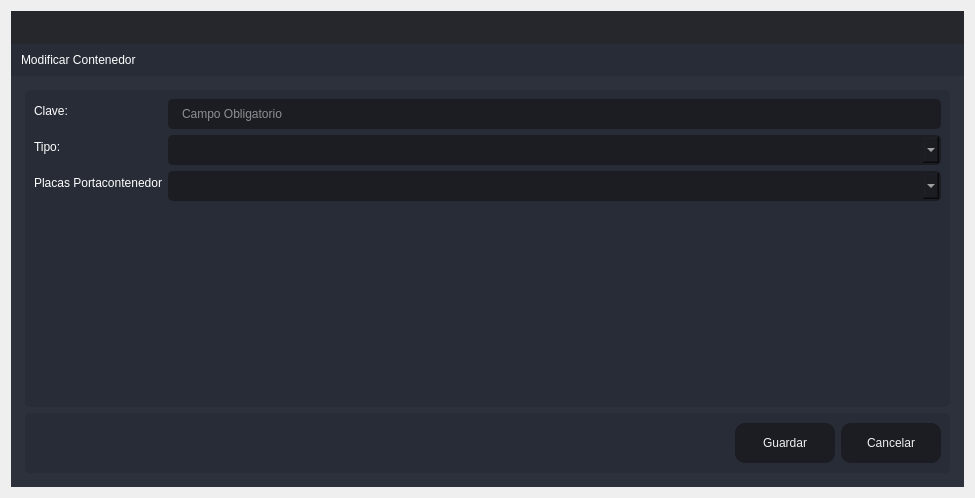
<?xml version="1.0" encoding="UTF-8"?>
<ui version="4.0">
 <class>Create_Contenedor</class>
 <widget class="QDialog" name="Create_Contenedor">
  <property name="windowModality">
   <enum>Qt::ApplicationModal</enum>
  </property>
  <property name="geometry">
   <rect>
    <x>0</x>
    <y>0</y>
    <width>975</width>
    <height>498</height>
   </rect>
  </property>
  <property name="windowTitle">
   <string>Agregar</string>
  </property>
  <layout class="QVBoxLayout" name="verticalLayout_6">
   <item>
    <widget class="QFrame" name="frame_main">
     <property name="styleSheet">
      <string notr="true">/* LINE EDIT */
QLineEdit {
	background-color: rgb(27, 29, 35);
	border-radius: 5px;
	border: 2px solid rgb(27, 29, 35);
	padding-left: 10px;
}
QLineEdit:hover {
	border: 2px solid rgb(64, 71, 88);
}
QLineEdit:focus {
	border: 2px solid rgb(91, 101, 124);
}

/* SCROLL BARS */
QScrollBar:horizontal {
    border: none;
    background: rgb(52, 59, 72);
    height: 14px;
    margin: 0px 21px 0 21px;
	border-radius: 0px;
}
QScrollBar::handle:horizontal {
    background: rgb(85, 170, 255);
    min-width: 25px;
	border-radius: 7px
}
QScrollBar::add-line:horizontal {
    border: none;
    background: rgb(55, 63, 77);
    width: 20px;
	border-top-right-radius: 7px;
    border-bottom-right-radius: 7px;
    subcontrol-position: right;
    subcontrol-origin: margin;
}
QScrollBar::sub-line:horizontal {
    border: none;
    background: rgb(55, 63, 77);
    width: 20px;
	border-top-left-radius: 7px;
    border-bottom-left-radius: 7px;
    subcontrol-position: left;
    subcontrol-origin: margin;
}
QScrollBar::up-arrow:horizontal, QScrollBar::down-arrow:horizontal
{
     background: none;
}
QScrollBar::add-page:horizontal, QScrollBar::sub-page:horizontal
{
     background: none;
}
 QScrollBar:vertical {
	border: none;
    background: rgb(52, 59, 72);
    width: 14px;
    margin: 21px 0 21px 0;
	border-radius: 0px;
 }
 QScrollBar::handle:vertical {	
	background: rgb(85, 170, 255);
    min-height: 25px;
	border-radius: 7px
 }
 QScrollBar::add-line:vertical {
     border: none;
    background: rgb(55, 63, 77);
     height: 20px;
	border-bottom-left-radius: 7px;
    border-bottom-right-radius: 7px;
     subcontrol-position: bottom;
     subcontrol-origin: margin;
 }
 QScrollBar::sub-line:vertical {
	border: none;
    background: rgb(55, 63, 77);
     height: 20px;
	border-top-left-radius: 7px;
    border-top-right-radius: 7px;
     subcontrol-position: top;
     subcontrol-origin: margin;
 }
 QScrollBar::up-arrow:vertical, QScrollBar::down-arrow:vertical {
     background: none;
 }

 QScrollBar::add-page:vertical, QScrollBar::sub-page:vertical {
     background: none;
 }

/* CHECKBOX */
QCheckBox::indicator {
    border: 3px solid rgb(52, 59, 72);
	width: 15px;
	height: 15px;
	border-radius: 10px;
    background: rgb(44, 49, 60);
}
QCheckBox::indicator:hover {
    border: 3px solid rgb(58, 66, 81);
}
QCheckBox::indicator:checked {
    background: 3px solid rgb(52, 59, 72);
	border: 3px solid rgb(52, 59, 72);	
	background-image: url(:/16x16/icons/16x16/cil-check-alt.png);
}

/* RADIO BUTTON */
QRadioButton::indicator {
    border: 3px solid rgb(52, 59, 72);
	width: 15px;
	height: 15px;
	border-radius: 10px;
    background: rgb(44, 49, 60);
}
QRadioButton::indicator:hover {
    border: 3px solid rgb(58, 66, 81);
}
QRadioButton::indicator:checked {
    background: 3px solid rgb(94, 106, 130);
	border: 3px solid rgb(52, 59, 72);	
}

/* COMBOBOX */
QComboBox{
	background-color: rgb(27, 29, 35);
	border-radius: 5px;
	border: 2px solid rgb(27, 29, 35);
	padding: 5px;
	padding-left: 10px;
}
QComboBox:hover{
	border: 2px solid rgb(64, 71, 88);
}
QComboBox::drop-down {
	subcontrol-origin: padding;
	subcontrol-position: top right;
	width: 25px; 
	border-left-width: 3px;
	border-left-color: rgba(39, 44, 54, 150);
	border-left-style: solid;
	border-top-right-radius: 3px;
	border-bottom-right-radius: 3px;	
	background-image: url(:/16x16/icons/16x16/cil-arrow-bottom.png);
	background-position: center;
	background-repeat: no-reperat;
 }
QComboBox QAbstractItemView {
	color: rgb(85, 170, 255);	
	background-color: rgb(27, 29, 35);
	padding: 10px;
	selection-background-color: rgb(39, 44, 54);
}

/* SLIDERS */
QSlider::groove:horizontal {
    border-radius: 9px;
    height: 18px;
	margin: 0px;
	background-color: rgb(52, 59, 72);
}
QSlider::groove:horizontal:hover {
	background-color: rgb(55, 62, 76);
}
QSlider::handle:horizontal {
    background-color: rgb(85, 170, 255);
    border: none;
    height: 18px;
    width: 18px;
    margin: 0px;
	border-radius: 9px;
}
QSlider::handle:horizontal:hover {
    background-color: rgb(105, 180, 255);
}
QSlider::handle:horizontal:pressed {
    background-color: rgb(65, 130, 195);
}

QSlider::groove:vertical {
    border-radius: 9px;
    width: 18px;
    margin: 0px;
	background-color: rgb(52, 59, 72);
}
QSlider::groove:vertical:hover {
	background-color: rgb(55, 62, 76);
}
QSlider::handle:vertical {
    background-color: rgb(85, 170, 255);
	border: none;
    height: 18px;
    width: 18px;
    margin: 0px;
	border-radius: 9px;
}
QSlider::handle:vertical:hover {
    background-color: rgb(105, 180, 255);
}
QSlider::handle:vertical:pressed {
    background-color: rgb(65, 130, 195);
}

</string>
     </property>
     <property name="frameShape">
      <enum>QFrame::NoFrame</enum>
     </property>
     <property name="frameShadow">
      <enum>QFrame::Raised</enum>
     </property>
     <layout class="QVBoxLayout" name="verticalLayout">
      <property name="spacing">
       <number>0</number>
      </property>
      <property name="leftMargin">
       <number>0</number>
      </property>
      <property name="topMargin">
       <number>0</number>
      </property>
      <property name="rightMargin">
       <number>0</number>
      </property>
      <property name="bottomMargin">
       <number>0</number>
      </property>
      <item>
       <widget class="QFrame" name="frame_top">
        <property name="minimumSize">
         <size>
          <width>0</width>
          <height>65</height>
         </size>
        </property>
        <property name="maximumSize">
         <size>
          <width>16777215</width>
          <height>65</height>
         </size>
        </property>
        <property name="styleSheet">
         <string notr="true">background-color: transparent;</string>
        </property>
        <property name="frameShape">
         <enum>QFrame::NoFrame</enum>
        </property>
        <property name="frameShadow">
         <enum>QFrame::Raised</enum>
        </property>
        <layout class="QHBoxLayout" name="horizontalLayout_3">
         <property name="spacing">
          <number>0</number>
         </property>
         <property name="leftMargin">
          <number>0</number>
         </property>
         <property name="topMargin">
          <number>0</number>
         </property>
         <property name="rightMargin">
          <number>0</number>
         </property>
         <property name="bottomMargin">
          <number>0</number>
         </property>
         <item>
          <widget class="QFrame" name="frame_toggle">
           <property name="maximumSize">
            <size>
             <width>70</width>
             <height>16777215</height>
            </size>
           </property>
           <property name="styleSheet">
            <string notr="true">background-color: rgb(27, 29, 35);</string>
           </property>
           <property name="frameShape">
            <enum>QFrame::NoFrame</enum>
           </property>
           <property name="frameShadow">
            <enum>QFrame::Raised</enum>
           </property>
           <layout class="QVBoxLayout" name="verticalLayout_3">
            <property name="spacing">
             <number>0</number>
            </property>
            <property name="leftMargin">
             <number>0</number>
            </property>
            <property name="topMargin">
             <number>0</number>
            </property>
            <property name="rightMargin">
             <number>0</number>
            </property>
            <property name="bottomMargin">
             <number>0</number>
            </property>
           </layout>
          </widget>
         </item>
         <item>
          <widget class="QFrame" name="frame_top_right">
           <property name="styleSheet">
            <string notr="true">background: transparent;</string>
           </property>
           <property name="frameShape">
            <enum>QFrame::NoFrame</enum>
           </property>
           <property name="frameShadow">
            <enum>QFrame::Raised</enum>
           </property>
           <layout class="QVBoxLayout" name="verticalLayout_2">
            <property name="spacing">
             <number>0</number>
            </property>
            <property name="leftMargin">
             <number>0</number>
            </property>
            <property name="topMargin">
             <number>0</number>
            </property>
            <property name="rightMargin">
             <number>0</number>
            </property>
            <property name="bottomMargin">
             <number>0</number>
            </property>
            <item>
             <widget class="QFrame" name="frame_top_btns">
              <property name="maximumSize">
               <size>
                <width>16777215</width>
                <height>42</height>
               </size>
              </property>
              <property name="styleSheet">
               <string notr="true">background-color: rgba(27, 29, 35, 200)</string>
              </property>
              <property name="frameShape">
               <enum>QFrame::NoFrame</enum>
              </property>
              <property name="frameShadow">
               <enum>QFrame::Raised</enum>
              </property>
              <layout class="QHBoxLayout" name="horizontalLayout_4">
               <property name="spacing">
                <number>0</number>
               </property>
               <property name="leftMargin">
                <number>0</number>
               </property>
               <property name="topMargin">
                <number>0</number>
               </property>
               <property name="rightMargin">
                <number>0</number>
               </property>
               <property name="bottomMargin">
                <number>0</number>
               </property>
               <item>
                <widget class="QFrame" name="frame_label_top_btns">
                 <property name="sizePolicy">
                  <sizepolicy hsizetype="Expanding" vsizetype="Preferred">
                   <horstretch>0</horstretch>
                   <verstretch>0</verstretch>
                  </sizepolicy>
                 </property>
                 <property name="frameShape">
                  <enum>QFrame::NoFrame</enum>
                 </property>
                 <property name="frameShadow">
                  <enum>QFrame::Raised</enum>
                 </property>
                 <layout class="QHBoxLayout" name="horizontalLayout_10">
                  <property name="spacing">
                   <number>0</number>
                  </property>
                  <property name="leftMargin">
                   <number>5</number>
                  </property>
                  <property name="topMargin">
                   <number>0</number>
                  </property>
                  <property name="rightMargin">
                   <number>10</number>
                  </property>
                  <property name="bottomMargin">
                   <number>0</number>
                  </property>
                 </layout>
                </widget>
               </item>
               <item alignment="Qt::AlignRight">
                <widget class="QFrame" name="frame_btns_right">
                 <property name="sizePolicy">
                  <sizepolicy hsizetype="Expanding" vsizetype="Preferred">
                   <horstretch>0</horstretch>
                   <verstretch>0</verstretch>
                  </sizepolicy>
                 </property>
                 <property name="maximumSize">
                  <size>
                   <width>120</width>
                   <height>16777215</height>
                  </size>
                 </property>
                 <property name="frameShape">
                  <enum>QFrame::NoFrame</enum>
                 </property>
                 <property name="frameShadow">
                  <enum>QFrame::Raised</enum>
                 </property>
                 <layout class="QHBoxLayout" name="horizontalLayout_5">
                  <property name="spacing">
                   <number>0</number>
                  </property>
                  <property name="leftMargin">
                   <number>0</number>
                  </property>
                  <property name="topMargin">
                   <number>0</number>
                  </property>
                  <property name="rightMargin">
                   <number>0</number>
                  </property>
                  <property name="bottomMargin">
                   <number>0</number>
                  </property>
                 </layout>
                </widget>
               </item>
              </layout>
             </widget>
            </item>
            <item>
             <widget class="QFrame" name="frame_top_info">
              <property name="maximumSize">
               <size>
                <width>16777215</width>
                <height>65</height>
               </size>
              </property>
              <property name="styleSheet">
               <string notr="true">background-color: rgb(39, 44, 54);</string>
              </property>
              <property name="frameShape">
               <enum>QFrame::NoFrame</enum>
              </property>
              <property name="frameShadow">
               <enum>QFrame::Raised</enum>
              </property>
              <layout class="QHBoxLayout" name="horizontalLayout_8">
               <property name="spacing">
                <number>0</number>
               </property>
               <property name="leftMargin">
                <number>10</number>
               </property>
               <property name="topMargin">
                <number>0</number>
               </property>
               <property name="rightMargin">
                <number>10</number>
               </property>
               <property name="bottomMargin">
                <number>0</number>
               </property>
               <item>
                <widget class="QLabel" name="label">
                 <property name="styleSheet">
                  <string notr="true">font: 75 16pt &quot;MS Shell Dlg 2&quot;;
color: rgb(255, 255, 255);</string>
                 </property>
                 <property name="text">
                  <string>Modificar Contenedor</string>
                 </property>
                </widget>
               </item>
              </layout>
             </widget>
            </item>
           </layout>
          </widget>
         </item>
        </layout>
       </widget>
      </item>
      <item>
       <widget class="QFrame" name="frame_center">
        <property name="sizePolicy">
         <sizepolicy hsizetype="Expanding" vsizetype="Expanding">
          <horstretch>0</horstretch>
          <verstretch>0</verstretch>
         </sizepolicy>
        </property>
        <property name="styleSheet">
         <string notr="true">background-color: rgb(40, 44, 52);</string>
        </property>
        <property name="frameShape">
         <enum>QFrame::NoFrame</enum>
        </property>
        <property name="frameShadow">
         <enum>QFrame::Raised</enum>
        </property>
        <layout class="QHBoxLayout" name="horizontalLayout_2">
         <property name="spacing">
          <number>0</number>
         </property>
         <property name="leftMargin">
          <number>0</number>
         </property>
         <property name="topMargin">
          <number>0</number>
         </property>
         <property name="rightMargin">
          <number>0</number>
         </property>
         <property name="bottomMargin">
          <number>0</number>
         </property>
         <item>
          <widget class="QFrame" name="frame_content_right">
           <property name="styleSheet">
            <string notr="true">background-color: rgb(44, 49, 60);</string>
           </property>
           <property name="frameShape">
            <enum>QFrame::NoFrame</enum>
           </property>
           <property name="frameShadow">
            <enum>QFrame::Raised</enum>
           </property>
           <layout class="QVBoxLayout" name="verticalLayout_4">
            <property name="spacing">
             <number>0</number>
            </property>
            <property name="leftMargin">
             <number>0</number>
            </property>
            <property name="topMargin">
             <number>0</number>
            </property>
            <property name="rightMargin">
             <number>0</number>
            </property>
            <property name="bottomMargin">
             <number>0</number>
            </property>
            <item>
             <widget class="QFrame" name="frame_content">
              <property name="frameShape">
               <enum>QFrame::NoFrame</enum>
              </property>
              <property name="frameShadow">
               <enum>QFrame::Raised</enum>
              </property>
              <layout class="QVBoxLayout" name="verticalLayout_9">
               <property name="spacing">
                <number>0</number>
               </property>
               <property name="leftMargin">
                <number>5</number>
               </property>
               <property name="topMargin">
                <number>5</number>
               </property>
               <property name="rightMargin">
                <number>5</number>
               </property>
               <property name="bottomMargin">
                <number>5</number>
               </property>
               <item>
                <widget class="QStackedWidget" name="stackedWidget">
                 <property name="styleSheet">
                  <string notr="true">background: transparent;</string>
                 </property>
                 <property name="currentIndex">
                  <number>0</number>
                 </property>
                 <widget class="QWidget" name="page_home">
                  <layout class="QVBoxLayout" name="verticalLayout_10">
                   <item>
                    <widget class="QFrame" name="frame">
                     <property name="styleSheet">
                      <string notr="true">background-color: rgb(39, 44, 54);
border-radius: 5px;</string>
                     </property>
                     <property name="frameShape">
                      <enum>QFrame::StyledPanel</enum>
                     </property>
                     <property name="frameShadow">
                      <enum>QFrame::Raised</enum>
                     </property>
                     <layout class="QVBoxLayout" name="verticalLayout_5">
                      <item>
                       <layout class="QFormLayout" name="formLayout_2">
                        <item row="0" column="0">
                         <widget class="QLabel" name="label_2">
                          <property name="styleSheet">
                           <string notr="true">font: 75 12pt &quot;MS Shell Dlg 2&quot;;
color: rgb(255, 255, 255);</string>
                          </property>
                          <property name="text">
                           <string>Clave:</string>
                          </property>
                         </widget>
                        </item>
                        <item row="0" column="1">
                         <widget class="QLineEdit" name="lineEditClave">
                          <property name="minimumSize">
                           <size>
                            <width>0</width>
                            <height>30</height>
                           </size>
                          </property>
                          <property name="styleSheet">
                           <string notr="true">QLineEdit {
	background-color: rgb(27, 29, 35);
	border-radius: 5px;
	border: 2px solid rgb(27, 29, 35);
	padding-left: 10px;
	font: 75 12pt &quot;MS Shell Dlg 2&quot;;
	color: rgb(255, 255, 255);
}
QLineEdit:hover {
	border: 2px solid rgb(64, 71, 88);
}
QLineEdit:focus {
	border: 2px solid rgb(91, 101, 124);
}</string>
                          </property>
                          <property name="placeholderText">
                           <string>Campo Obligatorio</string>
                          </property>
                         </widget>
                        </item>
                        <item row="1" column="0">
                         <widget class="QLabel" name="label_3">
                          <property name="styleSheet">
                           <string notr="true">font: 75 12pt &quot;MS Shell Dlg 2&quot;;
color: rgb(255, 255, 255);</string>
                          </property>
                          <property name="text">
                           <string>Tipo:</string>
                          </property>
                         </widget>
                        </item>
                        <item row="1" column="1">
                         <widget class="QComboBox" name="comboBoxTipoCont">
                          <property name="styleSheet">
                           <string notr="true">QComboBox{
	background-color: rgb(27, 29, 35);
	border-radius: 5px;
	border: 2px solid rgb(27, 29, 35);
	padding: 5px;
	padding-left: 10px;
   color: rgb(238, 238, 236)
}
QComboBox:hover{
	border: 2px solid rgb(64, 71, 88);
}
QComboBox QAbstractItemView {
	color: rgb(85, 170, 255);	
	background-color: rgb(27, 29, 35);
	padding: 10px;
	selection-background-color: rgb(39, 44, 54);
}</string>
                          </property>
                         </widget>
                        </item>
                        <item row="2" column="0">
                         <widget class="QLabel" name="label_5">
                          <property name="styleSheet">
                           <string notr="true">font: 75 12pt &quot;MS Shell Dlg 2&quot;;
color: rgb(255, 255, 255);</string>
                          </property>
                          <property name="text">
                           <string>Placas Portacontenedor</string>
                          </property>
                         </widget>
                        </item>
                        <item row="2" column="1">
                         <widget class="QComboBox" name="comboBoxPlacasPorta">
                          <property name="styleSheet">
                           <string notr="true">QComboBox{
	background-color: rgb(27, 29, 35);
	border-radius: 5px;
	border: 2px solid rgb(27, 29, 35);
	padding: 5px;
	padding-left: 10px;
    color: rgb(238, 238, 236)
}
QComboBox:hover{
	border: 2px solid rgb(64, 71, 88);
}
QComboBox QAbstractItemView {
	color: rgb(85, 170, 255);	
	background-color: rgb(27, 29, 35);
	padding: 10px;
	selection-background-color: rgb(39, 44, 54);
}</string>
                          </property>
                         </widget>
                        </item>
                       </layout>
                      </item>
                     </layout>
                    </widget>
                   </item>
                   <item>
                    <widget class="QFrame" name="frame_2">
                     <property name="minimumSize">
                      <size>
                       <width>0</width>
                       <height>60</height>
                      </size>
                     </property>
                     <property name="maximumSize">
                      <size>
                       <width>16777215</width>
                       <height>60</height>
                      </size>
                     </property>
                     <property name="styleSheet">
                      <string notr="true">background-color: rgb(39, 44, 54);
border-radius: 5px;</string>
                     </property>
                     <property name="frameShape">
                      <enum>QFrame::StyledPanel</enum>
                     </property>
                     <property name="frameShadow">
                      <enum>QFrame::Raised</enum>
                     </property>
                     <layout class="QHBoxLayout" name="horizontalLayout_9">
                      <item>
                       <layout class="QGridLayout" name="gridLayout">
                        <item row="0" column="0">
                         <spacer name="horizontalSpacer">
                          <property name="orientation">
                           <enum>Qt::Horizontal</enum>
                          </property>
                          <property name="sizeHint" stdset="0">
                           <size>
                            <width>40</width>
                            <height>20</height>
                           </size>
                          </property>
                         </spacer>
                        </item>
                        <item row="0" column="1">
                         <widget class="QPushButton" name="btnActualizar">
                          <property name="minimumSize">
                           <size>
                            <width>100</width>
                            <height>40</height>
                           </size>
                          </property>
                          <property name="styleSheet">
                           <string notr="true">QPushButton {
	border-color: rgb(27, 29, 35);
	font: 75 10pt &quot;MS Shell Dlg 2&quot;;
	color: rgb(240, 240, 240);
	background-color: rgb(27, 29, 35);
	border: 0px solid;
	border-radius: 10px;	
}
QPushButton:hover {
	background-color:rgb(44, 49, 60);
	border-color: rgb(27, 29, 35);
	border: 2px solid;
}</string>
                          </property>
                          <property name="text">
                           <string>Guardar</string>
                          </property>
                         </widget>
                        </item>
                        <item row="0" column="2">
                         <widget class="QPushButton" name="btnCancelar">
                          <property name="minimumSize">
                           <size>
                            <width>100</width>
                            <height>40</height>
                           </size>
                          </property>
                          <property name="styleSheet">
                           <string notr="true">QPushButton {
	border-color: rgb(27, 29, 35);
	font: 75 10pt &quot;MS Shell Dlg 2&quot;;
	color: rgb(240, 240, 240);
	background-color: rgb(27, 29, 35);
	border: 0px solid;
	border-radius: 10px;	
}
QPushButton:hover {
	background-color:rgb(44, 49, 60);
	border-color: rgb(27, 29, 35);
	border: 2px solid;
}</string>
                          </property>
                          <property name="text">
                           <string>Cancelar</string>
                          </property>
                         </widget>
                        </item>
                       </layout>
                      </item>
                     </layout>
                    </widget>
                   </item>
                  </layout>
                 </widget>
                </widget>
               </item>
              </layout>
             </widget>
            </item>
           </layout>
          </widget>
         </item>
        </layout>
       </widget>
      </item>
     </layout>
    </widget>
   </item>
  </layout>
 </widget>
 <resources/>
 <connections/>
</ui>
